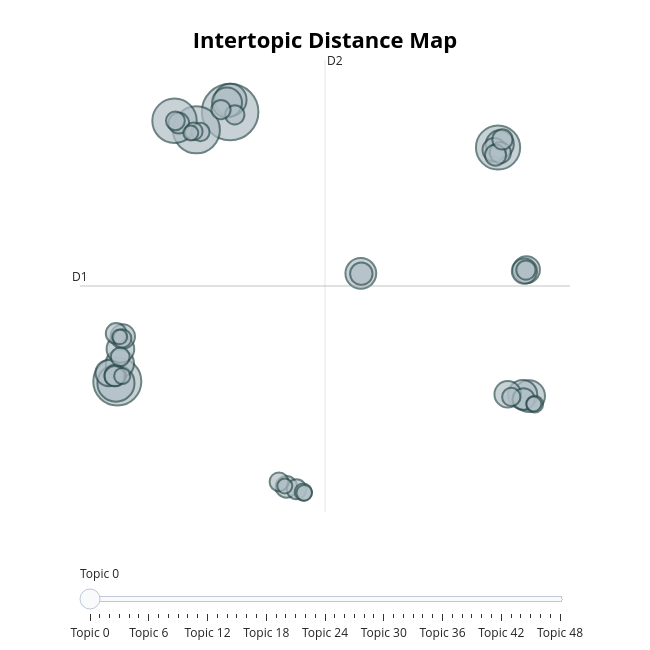

Source (notebook cell):
### Code cell
topic_model_no_place.visualize_topics()

### Figure 1 — Plotly figure (JSON) as saved in the notebook; plotly's stock layout.template omitted (floating-point values rounded to 4 significant figures; data arrays with more than 128 entries replaced by an {"elided": "..."} marker saying what was removed)
{"data": [{"customdata": {"elided": "49x3 mixed values"}, "hovertemplate": "<b>Topic %{customdata[0]}</b><br>%{customdata[1]}<br>Size: %{customdata[2]}", "legendgroup": "", "marker": {"color": "#B0BEC5", "line": {"color": "DarkSlateGrey", "width": 2}, "size": [172, 124, 119, 106, 105, 74, 56, 54, 51, 48, 46, 43, 42, 41, 39, 38, 37, 34, 32, 30, 27, 26, 25, 25, 24, 24, 23, 23, 22, 22, 21, 20, 20, 20, 19, 19, 19, 18, 18, 18, 17, 16, 15, 14, 13, 12, 12, 12, 12], "sizemode": "area", "sizeref": 0.1075, "symbol": "circle"}, "mode": "markers", "name": "", "orientation": "v", "showlegend": false, "type": "scatter", "x": [-2.766, -7.253, -4.108, -4.977, 7.893, -7.307, -2.754, 9.129, 2.434, -2.887, 8.871, -7.15, 7.964, -7.129, 9.022, 8.278, -7.597, 8.941, -7.035, 7.744, 2.453, 8.91, -7.331, -0.5241, 7.982, 7.792, -7.299, -4.806, 8.068, -7.36, -0.1231, -2.58, -3.129, 9.001, -7.137, -4.942, -0.8221, -7.055, -3.947, 8.419, -4.213, 0.1442, 9.352, -7.058, 0.1831, -4.33, -0.5899, 9.315, -7.158], "xaxis": "x", "y": [14.5, -0.9361, 13.48, 14.0, 12.47, -1.029, 15.2, -1.771, 5.26, 15.04, -1.682, 0.09313, 12.65, 0.931, 5.47, -1.663, -0.4487, 5.39, 1.642, 12.34, 5.242, -1.946, -0.5867, -6.969, 12.17, 12.04, 1.819, 13.86, 12.93, -0.6318, -7.105, 14.34, 14.64, 5.45, 0.4736, 13.99, -6.678, 1.534, 13.36, -1.818, 13.39, -7.266, -2.232, -0.6191, -7.311, 13.3, -6.923, -2.22, 1.622], "yaxis": "y"}], "layout": {"annotations": [{"showarrow": false, "text": "D1", "x": -8.737, "y": 4.536, "yshift": 10}, {"showarrow": false, "text": "D2", "x": 1.009, "xshift": 10, "y": 17.48}], "height": 650, "hoverlabel": {"bgcolor": "white", "font": {"family": "Rockwell", "size": 16}}, "legend": {"itemsizing": "constant", "tracegroupgap": 0}, "margin": {"t": 60}, "shapes": [{"line": {"color": "#CFD8DC", "width": 2}, "type": "line", "x0": 1.009, "x1": 1.009, "y0": -8.408, "y1": 17.48}, {"line": {"color": "#9E9E9E", "width": 2}, "type": "line", "x0": -8.737, "x1": 10.75, "y0": 4.536, "y1": 4.536}], "sliders": [{"active": 0, "pad": {"t": 50}, "steps": [{"args": [{"marker.color": [["red", "#B0BEC5", "#B0BEC5", "#B0BEC5", "#B0BEC5", "#B0BEC5", "#B0BEC5", "#B0BEC5", "#B0BEC5", "#B0BEC5", "#B0BEC5", "#B0BEC5", "#B0BEC5", "#B0BEC5", "#B0BEC5", "#B0BEC5", "#B0BEC5", "#B0BEC5", "#B0BEC5", "#B0BEC5", "#B0BEC5", "#B0BEC5", "#B0BEC5", "#B0BEC5", "#B0BEC5", "#B0BEC5", "#B0BEC5", "#B0BEC5", "#B0BEC5", "#B0BEC5", "#B0BEC5", "#B0BEC5", "#B0BEC5", "#B0BEC5", "#B0BEC5", "#B0BEC5", "#B0BEC5", "#B0BEC5", "#B0BEC5", "#B0BEC5", "#B0BEC5", "#B0BEC5", "#B0BEC5", "#B0BEC5", "#B0BEC5", "#B0BEC5", "#B0BEC5", "#B0BEC5", "#B0BEC5"]]}], "label": "Topic 0", "method": "update"}, {"args": [{"marker.color": [["#B0BEC5", "red", "#B0BEC5", "#B0BEC5", "#B0BEC5", "#B0BEC5", "#B0BEC5", "#B0BEC5", "#B0BEC5", "#B0BEC5", "#B0BEC5", "#B0BEC5", "#B0BEC5", "#B0BEC5", "#B0BEC5", "#B0BEC5", "#B0BEC5", "#B0BEC5", "#B0BEC5", "#B0BEC5", "#B0BEC5", "#B0BEC5", "#B0BEC5", "#B0BEC5", "#B0BEC5", "#B0BEC5", "#B0BEC5", "#B0BEC5", "#B0BEC5", "#B0BEC5", "#B0BEC5", "#B0BEC5", "#B0BEC5", "#B0BEC5", "#B0BEC5", "#B0BEC5", "#B0BEC5", "#B0BEC5", "#B0BEC5", "#B0BEC5", "#B0BEC5", "#B0BEC5", "#B0BEC5", "#B0BEC5", "#B0BEC5", "#B0BEC5", "#B0BEC5", "#B0BEC5", "#B0BEC5"]]}], "label": "Topic 1", "method": "update"}, {"args": [{"marker.color": [["#B0BEC5", "#B0BEC5", "red", "#B0BEC5", "#B0BEC5", "#B0BEC5", "#B0BEC5", "#B0BEC5", "#B0BEC5", "#B0BEC5", "#B0BEC5", "#B0BEC5", "#B0BEC5", "#B0BEC5", "#B0BEC5", "#B0BEC5", "#B0BEC5", "#B0BEC5", "#B0BEC5", "#B0BEC5", "#B0BEC5", "#B0BEC5", "#B0BEC5", "#B0BEC5", "#B0BEC5", "#B0BEC5", "#B0BEC5", "#B0BEC5", "#B0BEC5", "#B0BEC5", "#B0BEC5", "#B0BEC5", "#B0BEC5", "#B0BEC5", "#B0BEC5", "#B0BEC5", "#B0BEC5", "#B0BEC5", "#B0BEC5", "#B0BEC5", "#B0BEC5", "#B0BEC5", "#B0BEC5", "#B0BEC5", "#B0BEC5", "#B0BEC5", "#B0BEC5", "#B0BEC5", "#B0BEC5"]]}], "label": "Topic 2", "method": "update"}, {"args": [{"marker.color": [["#B0BEC5", "#B0BEC5", "#B0BEC5", "red", "#B0BEC5", "#B0BEC5", "#B0BEC5", "#B0BEC5", "#B0BEC5", "#B0BEC5", "#B0BEC5", "#B0BEC5", "#B0BEC5", "#B0BEC5", "#B0BEC5", "#B0BEC5", "#B0BEC5", "#B0BEC5", "#B0BEC5", "#B0BEC5", "#B0BEC5", "#B0BEC5", "#B0BEC5", "#B0BEC5", "#B0BEC5", "#B0BEC5", "#B0BEC5", "#B0BEC5", "#B0BEC5", "#B0BEC5", "#B0BEC5", "#B0BEC5", "#B0BEC5", "#B0BEC5", "#B0BEC5", "#B0BEC5", "#B0BEC5", "#B0BEC5", "#B0BEC5", "#B0BEC5", "#B0BEC5", "#B0BEC5", "#B0BEC5", "#B0BEC5", "#B0BEC5", "#B0BEC5", "#B0BEC5", "#B0BEC5", "#B0BEC5"]]}], "label": "Topic 3", "method": "update"}, {"args": [{"marker.color": [["#B0BEC5", "#B0BEC5", "#B0BEC5", "#B0BEC5", "red", "#B0BEC5", "#B0BEC5", "#B0BEC5", "#B0BEC5", "#B0BEC5", "#B0BEC5", "#B0BEC5", "#B0BEC5", "#B0BEC5", "#B0BEC5", "#B0BEC5", "#B0BEC5", "#B0BEC5", "#B0BEC5", "#B0BEC5", "#B0BEC5", "#B0BEC5", "#B0BEC5", "#B0BEC5", "#B0BEC5", "#B0BEC5", "#B0BEC5", "#B0BEC5", "#B0BEC5", "#B0BEC5", "#B0BEC5", "#B0BEC5", "#B0BEC5", "#B0BEC5", "#B0BEC5", "#B0BEC5", "#B0BEC5", "#B0BEC5", "#B0BEC5", "#B0BEC5", "#B0BEC5", "#B0BEC5", "#B0BEC5", "#B0BEC5", "#B0BEC5", "#B0BEC5", "#B0BEC5", "#B0BEC5", "#B0BEC5"]]}], "label": "Topic 4", "method": "update"}, {"args": [{"marker.color": [["#B0BEC5", "#B0BEC5", "#B0BEC5", "#B0BEC5", "#B0BEC5", "red", "#B0BEC5", "#B0BEC5", "#B0BEC5", "#B0BEC5", "#B0BEC5", "#B0BEC5", "#B0BEC5", "#B0BEC5", "#B0BEC5", "#B0BEC5", "#B0BEC5", "#B0BEC5", "#B0BEC5", "#B0BEC5", "#B0BEC5", "#B0BEC5", "#B0BEC5", "#B0BEC5", "#B0BEC5", "#B0BEC5", "#B0BEC5", "#B0BEC5", "#B0BEC5", "#B0BEC5", "#B0BEC5", "#B0BEC5", "#B0BEC5", "#B0BEC5", "#B0BEC5", "#B0BEC5", "#B0BEC5", "#B0BEC5", "#B0BEC5", "#B0BEC5", "#B0BEC5", "#B0BEC5", "#B0BEC5", "#B0BEC5", "#B0BEC5", "#B0BEC5", "#B0BEC5", "#B0BEC5", "#B0BEC5"]]}], "label": "Topic 5", "method": "update"}, {"args": [{"marker.color": [["#B0BEC5", "#B0BEC5", "#B0BEC5", "#B0BEC5", "#B0BEC5", "#B0BEC5", "red", "#B0BEC5", "#B0BEC5", "#B0BEC5", "#B0BEC5", "#B0BEC5", "#B0BEC5", "#B0BEC5", "#B0BEC5", "#B0BEC5", "#B0BEC5", "#B0BEC5", "#B0BEC5", "#B0BEC5", "#B0BEC5", "#B0BEC5", "#B0BEC5", "#B0BEC5", "#B0BEC5", "#B0BEC5", "#B0BEC5", "#B0BEC5", "#B0BEC5", "#B0BEC5", "#B0BEC5", "#B0BEC5", "#B0BEC5", "#B0BEC5", "#B0BEC5", "#B0BEC5", "#B0BEC5", "#B0BEC5", "#B0BEC5", "#B0BEC5", "#B0BEC5", "#B0BEC5", "#B0BEC5", "#B0BEC5", "#B0BEC5", "#B0BEC5", "#B0BEC5", "#B0BEC5", "#B0BEC5"]]}], "label": "Topic 6", "method": "update"}, {"args": [{"marker.color": [["#B0BEC5", "#B0BEC5", "#B0BEC5", "#B0BEC5", "#B0BEC5", "#B0BEC5", "#B0BEC5", "red", "#B0BEC5", "#B0BEC5", "#B0BEC5", "#B0BEC5", "#B0BEC5", "#B0BEC5", "#B0BEC5", "#B0BEC5", "#B0BEC5", "#B0BEC5", "#B0BEC5", "#B0BEC5", "#B0BEC5", "#B0BEC5", "#B0BEC5", "#B0BEC5", "#B0BEC5", "#B0BEC5", "#B0BEC5", "#B0BEC5", "#B0BEC5", "#B0BEC5", "#B0BEC5", "#B0BEC5", "#B0BEC5", "#B0BEC5", "#B0BEC5", "#B0BEC5", "#B0BEC5", "#B0BEC5", "#B0BEC5", "#B0BEC5", "#B0BEC5", "#B0BEC5", "#B0BEC5", "#B0BEC5", "#B0BEC5", "#B0BEC5", "#B0BEC5", "#B0BEC5", "#B0BEC5"]]}], "label": "Topic 7", "method": "update"}, {"args": [{"marker.color": [["#B0BEC5", "#B0BEC5", "#B0BEC5", "#B0BEC5", "#B0BEC5", "#B0BEC5", "#B0BEC5", "#B0BEC5", "red", "#B0BEC5", "#B0BEC5", "#B0BEC5", "#B0BEC5", "#B0BEC5", "#B0BEC5", "#B0BEC5", "#B0BEC5", "#B0BEC5", "#B0BEC5", "#B0BEC5", "#B0BEC5", "#B0BEC5", "#B0BEC5", "#B0BEC5", "#B0BEC5", "#B0BEC5", "#B0BEC5", "#B0BEC5", "#B0BEC5", "#B0BEC5", "#B0BEC5", "#B0BEC5", "#B0BEC5", "#B0BEC5", "#B0BEC5", "#B0BEC5", "#B0BEC5", "#B0BEC5", "#B0BEC5", "#B0BEC5", "#B0BEC5", "#B0BEC5", "#B0BEC5", "#B0BEC5", "#B0BEC5", "#B0BEC5", "#B0BEC5", "#B0BEC5", "#B0BEC5"]]}], "label": "Topic 8", "method": "update"}, {"args": [{"marker.color": [["#B0BEC5", "#B0BEC5", "#B0BEC5", "#B0BEC5", "#B0BEC5", "#B0BEC5", "#B0BEC5", "#B0BEC5", "#B0BEC5", "red", "#B0BEC5", "#B0BEC5", "#B0BEC5", "#B0BEC5", "#B0BEC5", "#B0BEC5", "#B0BEC5", "#B0BEC5", "#B0BEC5", "#B0BEC5", "#B0BEC5", "#B0BEC5", "#B0BEC5", "#B0BEC5", "#B0BEC5", "#B0BEC5", "#B0BEC5", "#B0BEC5", "#B0BEC5", "#B0BEC5", "#B0BEC5", "#B0BEC5", "#B0BEC5", "#B0BEC5", "#B0BEC5", "#B0BEC5", "#B0BEC5", "#B0BEC5", "#B0BEC5", "#B0BEC5", "#B0BEC5", "#B0BEC5", "#B0BEC5", "#B0BEC5", "#B0BEC5", "#B0BEC5", "#B0BEC5", "#B0BEC5", "#B0BEC5"]]}], "label": "Topic 9", "method": "update"}, {"args": [{"marker.color": [["#B0BEC5", "#B0BEC5", "#B0BEC5", "#B0BEC5", "#B0BEC5", "#B0BEC5", "#B0BEC5", "#B0BEC5", "#B0BEC5", "#B0BEC5", "red", "#B0BEC5", "#B0BEC5", "#B0BEC5", "#B0BEC5", "#B0BEC5", "#B0BEC5", "#B0BEC5", "#B0BEC5", "#B0BEC5", "#B0BEC5", "#B0BEC5", "#B0BEC5", "#B0BEC5", "#B0BEC5", "#B0BEC5", "#B0BEC5", "#B0BEC5", "#B0BEC5", "#B0BEC5", "#B0BEC5", "#B0BEC5", "#B0BEC5", "#B0BEC5", "#B0BEC5", "#B0BEC5", "#B0BEC5", "#B0BEC5", "#B0BEC5", "#B0BEC5", "#B0BEC5", "#B0BEC5", "#B0BEC5", "#B0BEC5", "#B0BEC5", "#B0BEC5", "#B0BEC5", "#B0BEC5", "#B0BEC5"]]}], "label": "Topic 10", "method": "update"}, {"args": [{"marker.color": [["#B0BEC5", "#B0BEC5", "#B0BEC5", "#B0BEC5", "#B0BEC5", "#B0BEC5", "#B0BEC5", "#B0BEC5", "#B0BEC5", "#B0BEC5", "#B0BEC5", "red", "#B0BEC5", "#B0BEC5", "#B0BEC5", "#B0BEC5", "#B0BEC5", "#B0BEC5", "#B0BEC5", "#B0BEC5", "#B0BEC5", "#B0BEC5", "#B0BEC5", "#B0BEC5", "#B0BEC5", "#B0BEC5", "#B0BEC5", "#B0BEC5", "#B0BEC5", "#B0BEC5", "#B0BEC5", "#B0BEC5", "#B0BEC5", "#B0BEC5", "#B0BEC5", "#B0BEC5", "#B0BEC5", "#B0BEC5", "#B0BEC5", "#B0BEC5", "#B0BEC5", "#B0BEC5", "#B0BEC5", "#B0BEC5", "#B0BEC5", "#B0BEC5", "#B0BEC5", "#B0BEC5", "#B0BEC5"]]}], "label": "Topic 11", "method": "update"}, {"args": [{"marker.color": [["#B0BEC5", "#B0BEC5", "#B0BEC5", "#B0BEC5", "#B0BEC5", "#B0BEC5", "#B0BEC5", "#B0BEC5", "#B0BEC5", "#B0BEC5", "#B0BEC5", "#B0BEC5", "red", "#B0BEC5", "#B0BEC5", "#B0BEC5", "#B0BEC5", "#B0BEC5", "#B0BEC5", "#B0BEC5", "#B0BEC5", "#B0BEC5", "#B0BEC5", "#B0BEC5", "#B0BEC5", "#B0BEC5", "#B0BEC5", "#B0BEC5", "#B0BEC5", "#B0BEC5", "#B0BEC5", "#B0BEC5", "#B0BEC5", "#B0BEC5", "#B0BEC5", "#B0BEC5", "#B0BEC5", "#B0BEC5", "#B0BEC5", "#B0BEC5", "#B0BEC5", "#B0BEC5", "#B0BEC5", "#B0BEC5", "#B0BEC5", "#B0BEC5", "#B0BEC5", "#B0BEC5", "#B0BEC5"]]}], "label": "Topic 12", "method": "update"}, {"args": [{"marker.color": [["#B0BEC5", "#B0BEC5", "#B0BEC5", "#B0BEC5", "#B0BEC5", "#B0BEC5", "#B0BEC5", "#B0BEC5", "#B0BEC5", "#B0BEC5", "#B0BEC5", "#B0BEC5", "#B0BEC5", "red", "#B0BEC5", "#B0BEC5", "#B0BEC5", "#B0BEC5", "#B0BEC5", "#B0BEC5", "#B0BEC5", "#B0BEC5", "#B0BEC5", "#B0BEC5", "#B0BEC5", "#B0BEC5", "#B0BEC5", "#B0BEC5", "#B0BEC5", "#B0BEC5", "#B0BEC5", "#B0BEC5", "#B0BEC5", "#B0BEC5", "#B0BEC5", "#B0BEC5", "#B0BEC5", "#B0BEC5", "#B0BEC5", "#B0BEC5", "#B0BEC5", "#B0BEC5", "#B0BEC5", "#B0BEC5", "#B0BEC5", "#B0BEC5", "#B0BEC5", "#B0BEC5", "#B0BEC5"]]}], "label": "Topic 13", "method": "update"}, {"args": [{"marker.color": [["#B0BEC5", "#B0BEC5", "#B0BEC5", "#B0BEC5", "#B0BEC5", "#B0BEC5", "#B0BEC5", "#B0BEC5", "#B0BEC5", "#B0BEC5", "#B0BEC5", "#B0BEC5", "#B0BEC5", "#B0BEC5", "red", "#B0BEC5", "#B0BEC5", "#B0BEC5", "#B0BEC5", "#B0BEC5", "#B0BEC5", "#B0BEC5", "#B0BEC5", "#B0BEC5", "#B0BEC5", "#B0BEC5", "#B0BEC5", "#B0BEC5", "#B0BEC5", "#B0BEC5", "#B0BEC5", "#B0BEC5", "#B0BEC5", "#B0BEC5", "#B0BEC5", "#B0BEC5", "#B0BEC5", "#B0BEC5", "#B0BEC5", "#B0BEC5", "#B0BEC5", "#B0BEC5", "#B0BEC5", "#B0BEC5", "#B0BEC5", "#B0BEC5", "#B0BEC5", "#B0BEC5", "#B0BEC5"]]}], "label": "Topic 14", "method": "update"}, {"args": [{"marker.color": [["#B0BEC5", "#B0BEC5", "#B0BEC5", "#B0BEC5", "#B0BEC5", "#B0BEC5", "#B0BEC5", "#B0BEC5", "#B0BEC5", "#B0BEC5", "#B0BEC5", "#B0BEC5", "#B0BEC5", "#B0BEC5", "#B0BEC5", "red", "#B0BEC5", "#B0BEC5", "#B0BEC5", "#B0BEC5", "#B0BEC5", "#B0BEC5", "#B0BEC5", "#B0BEC5", "#B0BEC5", "#B0BEC5", "#B0BEC5", "#B0BEC5", "#B0BEC5", "#B0BEC5", "#B0BEC5", "#B0BEC5", "#B0BEC5", "#B0BEC5", "#B0BEC5", "#B0BEC5", "#B0BEC5", "#B0BEC5", "#B0BEC5", "#B0BEC5", "#B0BEC5", "#B0BEC5", "#B0BEC5", "#B0BEC5", "#B0BEC5", "#B0BEC5", "#B0BEC5", "#B0BEC5", "#B0BEC5"]]}], "label": "Topic 15", "method": "update"}, {"args": [{"marker.color": [["#B0BEC5", "#B0BEC5", "#B0BEC5", "#B0BEC5", "#B0BEC5", "#B0BEC5", "#B0BEC5", "#B0BEC5", "#B0BEC5", "#B0BEC5", "#B0BEC5", "#B0BEC5", "#B0BEC5", "#B0BEC5", "#B0BEC5", "#B0BEC5", "red", "#B0BEC5", "#B0BEC5", "#B0BEC5", "#B0BEC5", "#B0BEC5", "#B0BEC5", "#B0BEC5", "#B0BEC5", "#B0BEC5", "#B0BEC5", "#B0BEC5", "#B0BEC5", "#B0BEC5", "#B0BEC5", "#B0BEC5", "#B0BEC5", "#B0BEC5", "#B0BEC5", "#B0BEC5", "#B0BEC5", "#B0BEC5", "#B0BEC5", "#B0BEC5", "#B0BEC5", "#B0BEC5", "#B0BEC5", "#B0BEC5", "#B0BEC5", "#B0BEC5", "#B0BEC5", "#B0BEC5", "#B0BEC5"]]}], "label": "Topic 16", "method": "update"}, {"args": [{"marker.color": [["#B0BEC5", "#B0BEC5", "#B0BEC5", "#B0BEC5", "#B0BEC5", "#B0BEC5", "#B0BEC5", "#B0BEC5", "#B0BEC5", "#B0BEC5", "#B0BEC5", "#B0BEC5", "#B0BEC5", "#B0BEC5", "#B0BEC5", "#B0BEC5", "#B0BEC5", "red", "#B0BEC5", "#B0BEC5", "#B0BEC5", "#B0BEC5", "#B0BEC5", "#B0BEC5", "#B0BEC5", "#B0BEC5", "#B0BEC5", "#B0BEC5", "#B0BEC5", "#B0BEC5", "#B0BEC5", "#B0BEC5", "#B0BEC5", "#B0BEC5", "#B0BEC5", "#B0BEC5", "#B0BEC5", "#B0BEC5", "#B0BEC5", "#B0BEC5", "#B0BEC5", "#B0BEC5", "#B0BEC5", "#B0BEC5", "#B0BEC5", "#B0BEC5", "#B0BEC5", "#B0BEC5", "#B0BEC5"]]}], "label": "Topic 17", "method": "update"}, {"args": [{"marker.color": [["#B0BEC5", "#B0BEC5", "#B0BEC5", "#B0BEC5", "#B0BEC5", "#B0BEC5", "#B0BEC5", "#B0BEC5", "#B0BEC5", "#B0BEC5", "#B0BEC5", "#B0BEC5", "#B0BEC5", "#B0BEC5", "#B0BEC5", "#B0BEC5", "#B0BEC5", "#B0BEC5", "red", "#B0BEC5", "#B0BEC5", "#B0BEC5", "#B0BEC5", "#B0BEC5", "#B0BEC5", "#B0BEC5", "#B0BEC5", "#B0BEC5", "#B0BEC5", "#B0BEC5", "#B0BEC5", "#B0BEC5", "#B0BEC5", "#B0BEC5", "#B0BEC5", "#B0BEC5", "#B0BEC5", "#B0BEC5", "#B0BEC5", "#B0BEC5", "#B0BEC5", "#B0BEC5", "#B0BEC5", "#B0BEC5", "#B0BEC5", "#B0BEC5", "#B0BEC5", "#B0BEC5", "#B0BEC5"]]}], "label": "Topic 18", "method": "update"}, {"args": [{"marker.color": [["#B0BEC5", "#B0BEC5", "#B0BEC5", "#B0BEC5", "#B0BEC5", "#B0BEC5", "#B0BEC5", "#B0BEC5", "#B0BEC5", "#B0BEC5", "#B0BEC5", "#B0BEC5", "#B0BEC5", "#B0BEC5", "#B0BEC5", "#B0BEC5", "#B0BEC5", "#B0BEC5", "#B0BEC5", "red", "#B0BEC5", "#B0BEC5", "#B0BEC5", "#B0BEC5", "#B0BEC5", "#B0BEC5", "#B0BEC5", "#B0BEC5", "#B0BEC5", "#B0BEC5", "#B0BEC5", "#B0BEC5", "#B0BEC5", "#B0BEC5", "#B0BEC5", "#B0BEC5", "#B0BEC5", "#B0BEC5", "#B0BEC5", "#B0BEC5", "#B0BEC5", "#B0BEC5", "#B0BEC5", "#B0BEC5", "#B0BEC5", "#B0BEC5", "#B0BEC5", "#B0BEC5", "#B0BEC5"]]}], "label": "Topic 19", "method": "update"}, {"args": [{"marker.color": [["#B0BEC5", "#B0BEC5", "#B0BEC5", "#B0BEC5", "#B0BEC5", "#B0BEC5", "#B0BEC5", "#B0BEC5", "#B0BEC5", "#B0BEC5", "#B0BEC5", "#B0BEC5", "#B0BEC5", "#B0BEC5", "#B0BEC5", "#B0BEC5", "#B0BEC5", "#B0BEC5", "#B0BEC5", "#B0BEC5", "red", "#B0BEC5", "#B0BEC5", "#B0BEC5", "#B0BEC5", "#B0BEC5", "#B0BEC5", "#B0BEC5", "#B0BEC5", "#B0BEC5", "#B0BEC5", "#B0BEC5", "#B0BEC5", "#B0BEC5", "#B0BEC5", "#B0BEC5", "#B0BEC5", "#B0BEC5", "#B0BEC5", "#B0BEC5", "#B0BEC5", "#B0BEC5", "#B0BEC5", "#B0BEC5", "#B0BEC5", "#B0BEC5", "#B0BEC5", "#B0BEC5", "#B0BEC5"]]}], "label": "Topic 20", "method": "update"}, {"args": [{"marker.color": [["#B0BEC5", "#B0BEC5", "#B0BEC5", "#B0BEC5", "#B0BEC5", "#B0BEC5", "#B0BEC5", "#B0BEC5", "#B0BEC5", "#B0BEC5", "#B0BEC5", "#B0BEC5", "#B0BEC5", "#B0BEC5", "#B0BEC5", "#B0BEC5", "#B0BEC5", "#B0BEC5", "#B0BEC5", "#B0BEC5", "#B0BEC5", "red", "#B0BEC5", "#B0BEC5", "#B0BEC5", "#B0BEC5", "#B0BEC5", "#B0BEC5", "#B0BEC5", "#B0BEC5", "#B0BEC5", "#B0BEC5", "#B0BEC5", "#B0BEC5", "#B0BEC5", "#B0BEC5", "#B0BEC5", "#B0BEC5", "#B0BEC5", "#B0BEC5", "#B0BEC5", "#B0BEC5", "#B0BEC5", "#B0BEC5", "#B0BEC5", "#B0BEC5", "#B0BEC5", "#B0BEC5", "#B0BEC5"]]}], "label": "Topic 21", "method": "update"}, {"args": [{"marker.color": [["#B0BEC5", "#B0BEC5", "#B0BEC5", "#B0BEC5", "#B0BEC5", "#B0BEC5", "#B0BEC5", "#B0BEC5", "#B0BEC5", "#B0BEC5", "#B0BEC5", "#B0BEC5", "#B0BEC5", "#B0BEC5", "#B0BEC5", "#B0BEC5", "#B0BEC5", "#B0BEC5", "#B0BEC5", "#B0BEC5", "#B0BEC5", "#B0BEC5", "red", "#B0BEC5", "#B0BEC5", "#B0BEC5", "#B0BEC5", "#B0BEC5", "#B0BEC5", "#B0BEC5", "#B0BEC5", "#B0BEC5", "#B0BEC5", "#B0BEC5", "#B0BEC5", "#B0BEC5", "#B0BEC5", "#B0BEC5", "#B0BEC5", "#B0BEC5", "#B0BEC5", "#B0BEC5", "#B0BEC5", "#B0BEC5", "#B0BEC5", "#B0BEC5", "#B0BEC5", "#B0BEC5", "#B0BEC5"]]}], "label": "Topic 22", "method": "update"}, {"args": [{"marker.color": [["#B0BEC5", "#B0BEC5", "#B0BEC5", "#B0BEC5", "#B0BEC5", "#B0BEC5", "#B0BEC5", "#B0BEC5", "#B0BEC5", "#B0BEC5", "#B0BEC5", "#B0BEC5", "#B0BEC5", "#B0BEC5", "#B0BEC5", "#B0BEC5", "#B0BEC5", "#B0BEC5", "#B0BEC5", "#B0BEC5", "#B0BEC5", "#B0BEC5", "#B0BEC5", "red", "#B0BEC5", "#B0BEC5", "#B0BEC5", "#B0BEC5", "#B0BEC5", "#B0BEC5", "#B0BEC5", "#B0BEC5", "#B0BEC5", "#B0BEC5", "#B0BEC5", "#B0BEC5", "#B0BEC5", "#B0BEC5", "#B0BEC5", "#B0BEC5", "#B0BEC5", "#B0BEC5", "#B0BEC5", "#B0BEC5", "#B0BEC5", "#B0BEC5", "#B0BEC5", "#B0BEC5", "#B0BEC5"]]}], "label": "Topic 23", "method": "update"}, {"args": [{"marker.color": [["#B0BEC5", "#B0BEC5", "#B0BEC5", "#B0BEC5", "#B0BEC5", "#B0BEC5", "#B0BEC5", "#B0BEC5", "#B0BEC5", "#B0BEC5", "#B0BEC5", "#B0BEC5", "#B0BEC5", "#B0BEC5", "#B0BEC5", "#B0BEC5", "#B0BEC5", "#B0BEC5", "#B0BEC5", "#B0BEC5", "#B0BEC5", "#B0BEC5", "#B0BEC5", "#B0BEC5", "red", "#B0BEC5", "#B0BEC5", "#B0BEC5", "#B0BEC5", "#B0BEC5", "#B0BEC5", "#B0BEC5", "#B0BEC5", "#B0BEC5", "#B0BEC5", "#B0BEC5", "#B0BEC5", "#B0BEC5", "#B0BEC5", "#B0BEC5", "#B0BEC5", "#B0BEC5", "#B0BEC5", "#B0BEC5", "#B0BEC5", "#B0BEC5", "#B0BEC5", "#B0BEC5", "#B0BEC5"]]}], "label": "Topic 24", "method": "update"}, {"args": [{"marker.color": [["#B0BEC5", "#B0BEC5", "#B0BEC5", "#B0BEC5", "#B0BEC5", "#B0BEC5", "#B0BEC5", "#B0BEC5", "#B0BEC5", "#B0BEC5", "#B0BEC5", "#B0BEC5", "#B0BEC5", "#B0BEC5", "#B0BEC5", "#B0BEC5", "#B0BEC5", "#B0BEC5", "#B0BEC5", "#B0BEC5", "#B0BEC5", "#B0BEC5", "#B0BEC5", "#B0BEC5", "#B0BEC5", "red", "#B0BEC5", "#B0BEC5", "#B0BEC5", "#B0BEC5", "#B0BEC5", "#B0BEC5", "#B0BEC5", "#B0BEC5", "#B0BEC5", "#B0BEC5", "#B0BEC5", "#B0BEC5", "#B0BEC5", "#B0BEC5", "#B0BEC5", "#B0BEC5", "#B0BEC5", "#B0BEC5", "#B0BEC5", "#B0BEC5", "#B0BEC5", "#B0BEC5", "#B0BEC5"]]}], "label": "Topic 25", "method": "update"}, {"args": [{"marker.color": [["#B0BEC5", "#B0BEC5", "#B0BEC5", "#B0BEC5", "#B0BEC5", "#B0BEC5", "#B0BEC5", "#B0BEC5", "#B0BEC5", "#B0BEC5", "#B0BEC5", "#B0BEC5", "#B0BEC5", "#B0BEC5", "#B0BEC5", "#B0BEC5", "#B0BEC5", "#B0BEC5", "#B0BEC5", "#B0BEC5", "#B0BEC5", "#B0BEC5", "#B0BEC5", "#B0BEC5", "#B0BEC5", "#B0BEC5", "red", "#B0BEC5", "#B0BEC5", "#B0BEC5", "#B0BEC5", "#B0BEC5", "#B0BEC5", "#B0BEC5", "#B0BEC5", "#B0BEC5", "#B0BEC5", "#B0BEC5", "#B0BEC5", "#B0BEC5", "#B0BEC5", "#B0BEC5", "#B0BEC5", "#B0BEC5", "#B0BEC5", "#B0BEC5", "#B0BEC5", "#B0BEC5", "#B0BEC5"]]}], "label": "Topic 26", "method": "update"}, {"args": [{"marker.color": [["#B0BEC5", "#B0BEC5", "#B0BEC5", "#B0BEC5", "#B0BEC5", "#B0BEC5", "#B0BEC5", "#B0BEC5", "#B0BEC5", "#B0BEC5", "#B0BEC5", "#B0BEC5", "#B0BEC5", "#B0BEC5", "#B0BEC5", "#B0BEC5", "#B0BEC5", "#B0BEC5", "#B0BEC5", "#B0BEC5", "#B0BEC5", "#B0BEC5", "#B0BEC5", "#B0BEC5", "#B0BEC5", "#B0BEC5", "#B0BEC5", "red", "#B0BEC5", "#B0BEC5", "#B0BEC5", "#B0BEC5", "#B0BEC5", "#B0BEC5", "#B0BEC5", "#B0BEC5", "#B0BEC5", "#B0BEC5", "#B0BEC5", "#B0BEC5", "#B0BEC5", "#B0BEC5", "#B0BEC5", "#B0BEC5", "#B0BEC5", "#B0BEC5", "#B0BEC5", "#B0BEC5", "#B0BEC5"]]}], "label": "Topic 27", "method": "update"}, {"args": [{"marker.color": [["#B0BEC5", "#B0BEC5", "#B0BEC5", "#B0BEC5", "#B0BEC5", "#B0BEC5", "#B0BEC5", "#B0BEC5", "#B0BEC5", "#B0BEC5", "#B0BEC5", "#B0BEC5", "#B0BEC5", "#B0BEC5", "#B0BEC5", "#B0BEC5", "#B0BEC5", "#B0BEC5", "#B0BEC5", "#B0BEC5", "#B0BEC5", "#B0BEC5", "#B0BEC5", "#B0BEC5", "#B0BEC5", "#B0BEC5", "#B0BEC5", "#B0BEC5", "red", "#B0BEC5", "#B0BEC5", "#B0BEC5", "#B0BEC5", "#B0BEC5", "#B0BEC5", "#B0BEC5", "#B0BEC5", "#B0BEC5", "#B0BEC5", "#B0BEC5", "#B0BEC5", "#B0BEC5", "#B0BEC5", "#B0BEC5", "#B0BEC5", "#B0BEC5", "#B0BEC5", "#B0BEC5", "#B0BEC5"]]}], "label": "Topic 28", "method": "update"}, {"args": [{"marker.color": [["#B0BEC5", "#B0BEC5", "#B0BEC5", "#B0BEC5", "#B0BEC5", "#B0BEC5", "#B0BEC5", "#B0BEC5", "#B0BEC5", "#B0BEC5", "#B0BEC5", "#B0BEC5", "#B0BEC5", "#B0BEC5", "#B0BEC5", "#B0BEC5", "#B0BEC5", "#B0BEC5", "#B0BEC5", "#B0BEC5", "#B0BEC5", "#B0BEC5", "#B0BEC5", "#B0BEC5", "#B0BEC5", "#B0BEC5", "#B0BEC5", "#B0BEC5", "#B0BEC5", "red", "#B0BEC5", "#B0BEC5", "#B0BEC5", "#B0BEC5", "#B0BEC5", "#B0BEC5", "#B0BEC5", "#B0BEC5", "#B0BEC5", "#B0BEC5", "#B0BEC5", "#B0BEC5", "#B0BEC5", "#B0BEC5", "#B0BEC5", "#B0BEC5", "#B0BEC5", "#B0BEC5", "#B0BEC5"]]}], "label": "Topic 29", "method": "update"}, {"args": [{"marker.color": [["#B0BEC5", "#B0BEC5", "#B0BEC5", "#B0BEC5", "#B0BEC5", "#B0BEC5", "#B0BEC5", "#B0BEC5", "#B0BEC5", "#B0BEC5", "#B0BEC5", "#B0BEC5", "#B0BEC5", "#B0BEC5", "#B0BEC5", "#B0BEC5", "#B0BEC5", "#B0BEC5", "#B0BEC5", "#B0BEC5", "#B0BEC5", "#B0BEC5", "#B0BEC5", "#B0BEC5", "#B0BEC5", "#B0BEC5", "#B0BEC5", "#B0BEC5", "#B0BEC5", "#B0BEC5", "red", "#B0BEC5", "#B0BEC5", "#B0BEC5", "#B0BEC5", "#B0BEC5", "#B0BEC5", "#B0BEC5", "#B0BEC5", "#B0BEC5", "#B0BEC5", "#B0BEC5", "#B0BEC5", "#B0BEC5", "#B0BEC5", "#B0BEC5", "#B0BEC5", "#B0BEC5", "#B0BEC5"]]}], "label": "Topic 30", "method": "update"}, {"args": [{"marker.color": [["#B0BEC5", "#B0BEC5", "#B0BEC5", "#B0BEC5", "#B0BEC5", "#B0BEC5", "#B0BEC5", "#B0BEC5", "#B0BEC5", "#B0BEC5", "#B0BEC5", "#B0BEC5", "#B0BEC5", "#B0BEC5", "#B0BEC5", "#B0BEC5", "#B0BEC5", "#B0BEC5", "#B0BEC5", "#B0BEC5", "#B0BEC5", "#B0BEC5", "#B0BEC5", "#B0BEC5", "#B0BEC5", "#B0BEC5", "#B0BEC5", "#B0BEC5", "#B0BEC5", "#B0BEC5", "#B0BEC5", "red", "#B0BEC5", "#B0BEC5", "#B0BEC5", "#B0BEC5", "#B0BEC5", "#B0BEC5", "#B0BEC5", "#B0BEC5", "#B0BEC5", "#B0BEC5", "#B0BEC5", "#B0BEC5", "#B0BEC5", "#B0BEC5", "#B0BEC5", "#B0BEC5", "#B0BEC5"]]}], "label": "Topic 31", "method": "update"}, {"args": [{"marker.color": [["#B0BEC5", "#B0BEC5", "#B0BEC5", "#B0BEC5", "#B0BEC5", "#B0BEC5", "#B0BEC5", "#B0BEC5", "#B0BEC5", "#B0BEC5", "#B0BEC5", "#B0BEC5", "#B0BEC5", "#B0BEC5", "#B0BEC5", "#B0BEC5", "#B0BEC5", "#B0BEC5", "#B0BEC5", "#B0BEC5", "#B0BEC5", "#B0BEC5", "#B0BEC5", "#B0BEC5", "#B0BEC5", "#B0BEC5", "#B0BEC5", "#B0BEC5", "#B0BEC5", "#B0BEC5", "#B0BEC5", "#B0BEC5", "red", "#B0BEC5", "#B0BEC5", "#B0BEC5", "#B0BEC5", "#B0BEC5", "#B0BEC5", "#B0BEC5", "#B0BEC5", "#B0BEC5", "#B0BEC5", "#B0BEC5", "#B0BEC5", "#B0BEC5", "#B0BEC5", "#B0BEC5", "#B0BEC5"]]}], "label": "Topic 32", "method": "update"}, {"args": [{"marker.color": [["#B0BEC5", "#B0BEC5", "#B0BEC5", "#B0BEC5", "#B0BEC5", "#B0BEC5", "#B0BEC5", "#B0BEC5", "#B0BEC5", "#B0BEC5", "#B0BEC5", "#B0BEC5", "#B0BEC5", "#B0BEC5", "#B0BEC5", "#B0BEC5", "#B0BEC5", "#B0BEC5", "#B0BEC5", "#B0BEC5", "#B0BEC5", "#B0BEC5", "#B0BEC5", "#B0BEC5", "#B0BEC5", "#B0BEC5", "#B0BEC5", "#B0BEC5", "#B0BEC5", "#B0BEC5", "#B0BEC5", "#B0BEC5", "#B0BEC5", "red", "#B0BEC5", "#B0BEC5", "#B0BEC5", "#B0BEC5", "#B0BEC5", "#B0BEC5", "#B0BEC5", "#B0BEC5", "#B0BEC5", "#B0BEC5", "#B0BEC5", "#B0BEC5", "#B0BEC5", "#B0BEC5", "#B0BEC5"]]}], "label": "Topic 33", "method": "update"}, {"args": [{"marker.color": [["#B0BEC5", "#B0BEC5", "#B0BEC5", "#B0BEC5", "#B0BEC5", "#B0BEC5", "#B0BEC5", "#B0BEC5", "#B0BEC5", "#B0BEC5", "#B0BEC5", "#B0BEC5", "#B0BEC5", "#B0BEC5", "#B0BEC5", "#B0BEC5", "#B0BEC5", "#B0BEC5", "#B0BEC5", "#B0BEC5", "#B0BEC5", "#B0BEC5", "#B0BEC5", "#B0BEC5", "#B0BEC5", "#B0BEC5", "#B0BEC5", "#B0BEC5", "#B0BEC5", "#B0BEC5", "#B0BEC5", "#B0BEC5", "#B0BEC5", "#B0BEC5", "red", "#B0BEC5", "#B0BEC5", "#B0BEC5", "#B0BEC5", "#B0BEC5", "#B0BEC5", "#B0BEC5", "#B0BEC5", "#B0BEC5", "#B0BEC5", "#B0BEC5", "#B0BEC5", "#B0BEC5", "#B0BEC5"]]}], "label": "Topic 34", "method": "update"}, {"args": [{"marker.color": [["#B0BEC5", "#B0BEC5", "#B0BEC5", "#B0BEC5", "#B0BEC5", "#B0BEC5", "#B0BEC5", "#B0BEC5", "#B0BEC5", "#B0BEC5", "#B0BEC5", "#B0BEC5", "#B0BEC5", "#B0BEC5", "#B0BEC5", "#B0BEC5", "#B0BEC5", "#B0BEC5", "#B0BEC5", "#B0BEC5", "#B0BEC5", "#B0BEC5", "#B0BEC5", "#B0BEC5", "#B0BEC5", "#B0BEC5", "#B0BEC5", "#B0BEC5", "#B0BEC5", "#B0BEC5", "#B0BEC5", "#B0BEC5", "#B0BEC5", "#B0BEC5", "#B0BEC5", "red", "#B0BEC5", "#B0BEC5", "#B0BEC5", "#B0BEC5", "#B0BEC5", "#B0BEC5", "#B0BEC5", "#B0BEC5", "#B0BEC5", "#B0BEC5", "#B0BEC5", "#B0BEC5", "#B0BEC5"]]}], "label": "Topic 35", "method": "update"}, {"args": [{"marker.color": [["#B0BEC5", "#B0BEC5", "#B0BEC5", "#B0BEC5", "#B0BEC5", "#B0BEC5", "#B0BEC5", "#B0BEC5", "#B0BEC5", "#B0BEC5", "#B0BEC5", "#B0BEC5", "#B0BEC5", "#B0BEC5", "#B0BEC5", "#B0BEC5", "#B0BEC5", "#B0BEC5", "#B0BEC5", "#B0BEC5", "#B0BEC5", "#B0BEC5", "#B0BEC5", "#B0BEC5", "#B0BEC5", "#B0BEC5", "#B0BEC5", "#B0BEC5", "#B0BEC5", "#B0BEC5", "#B0BEC5", "#B0BEC5", "#B0BEC5", "#B0BEC5", "#B0BEC5", "#B0BEC5", "red", "#B0BEC5", "#B0BEC5", "#B0BEC5", "#B0BEC5", "#B0BEC5", "#B0BEC5", "#B0BEC5", "#B0BEC5", "#B0BEC5", "#B0BEC5", "#B0BEC5", "#B0BEC5"]]}], "label": "Topic 36", "method": "update"}, {"args": [{"marker.color": [["#B0BEC5", "#B0BEC5", "#B0BEC5", "#B0BEC5", "#B0BEC5", "#B0BEC5", "#B0BEC5", "#B0BEC5", "#B0BEC5", "#B0BEC5", "#B0BEC5", "#B0BEC5", "#B0BEC5", "#B0BEC5", "#B0BEC5", "#B0BEC5", "#B0BEC5", "#B0BEC5", "#B0BEC5", "#B0BEC5", "#B0BEC5", "#B0BEC5", "#B0BEC5", "#B0BEC5", "#B0BEC5", "#B0BEC5", "#B0BEC5", "#B0BEC5", "#B0BEC5", "#B0BEC5", "#B0BEC5", "#B0BEC5", "#B0BEC5", "#B0BEC5", "#B0BEC5", "#B0BEC5", "#B0BEC5", "red", "#B0BEC5", "#B0BEC5", "#B0BEC5", "#B0BEC5", "#B0BEC5", "#B0BEC5", "#B0BEC5", "#B0BEC5", "#B0BEC5", "#B0BEC5", "#B0BEC5"]]}], "label": "Topic 37", "method": "update"}, {"args": [{"marker.color": [["#B0BEC5", "#B0BEC5", "#B0BEC5", "#B0BEC5", "#B0BEC5", "#B0BEC5", "#B0BEC5", "#B0BEC5", "#B0BEC5", "#B0BEC5", "#B0BEC5", "#B0BEC5", "#B0BEC5", "#B0BEC5", "#B0BEC5", "#B0BEC5", "#B0BEC5", "#B0BEC5", "#B0BEC5", "#B0BEC5", "#B0BEC5", "#B0BEC5", "#B0BEC5", "#B0BEC5", "#B0BEC5", "#B0BEC5", "#B0BEC5", "#B0BEC5", "#B0BEC5", "#B0BEC5", "#B0BEC5", "#B0BEC5", "#B0BEC5", "#B0BEC5", "#B0BEC5", "#B0BEC5", "#B0BEC5", "#B0BEC5", "red", "#B0BEC5", "#B0BEC5", "#B0BEC5", "#B0BEC5", "#B0BEC5", "#B0BEC5", "#B0BEC5", "#B0BEC5", "#B0BEC5", "#B0BEC5"]]}], "label": "Topic 38", "method": "update"}, {"args": [{"marker.color": [["#B0BEC5", "#B0BEC5", "#B0BEC5", "#B0BEC5", "#B0BEC5", "#B0BEC5", "#B0BEC5", "#B0BEC5", "#B0BEC5", "#B0BEC5", "#B0BEC5", "#B0BEC5", "#B0BEC5", "#B0BEC5", "#B0BEC5", "#B0BEC5", "#B0BEC5", "#B0BEC5", "#B0BEC5", "#B0BEC5", "#B0BEC5", "#B0BEC5", "#B0BEC5", "#B0BEC5", "#B0BEC5", "#B0BEC5", "#B0BEC5", "#B0BEC5", "#B0BEC5", "#B0BEC5", "#B0BEC5", "#B0BEC5", "#B0BEC5", "#B0BEC5", "#B0BEC5", "#B0BEC5", "#B0BEC5", "#B0BEC5", "#B0BEC5", "red", "#B0BEC5", "#B0BEC5", "#B0BEC5", "#B0BEC5", "#B0BEC5", "#B0BEC5", "#B0BEC5", "#B0BEC5", "#B0BEC5"]]}], "label": "Topic 39", "method": "update"}, {"args": [{"marker.color": [["#B0BEC5", "#B0BEC5", "#B0BEC5", "#B0BEC5", "#B0BEC5", "#B0BEC5", "#B0BEC5", "#B0BEC5", "#B0BEC5", "#B0BEC5", "#B0BEC5", "#B0BEC5", "#B0BEC5", "#B0BEC5", "#B0BEC5", "#B0BEC5", "#B0BEC5", "#B0BEC5", "#B0BEC5", "#B0BEC5", "#B0BEC5", "#B0BEC5", "#B0BEC5", "#B0BEC5", "#B0BEC5", "#B0BEC5", "#B0BEC5", "#B0BEC5", "#B0BEC5", "#B0BEC5", "#B0BEC5", "#B0BEC5", "#B0BEC5", "#B0BEC5", "#B0BEC5", "#B0BEC5", "#B0BEC5", "#B0BEC5", "#B0BEC5", "#B0BEC5", "red", "#B0BEC5", "#B0BEC5", "#B0BEC5", "#B0BEC5", "#B0BEC5", "#B0BEC5", "#B0BEC5", "#B0BEC5"]]}], "label": "Topic 40", "method": "update"}, {"args": [{"marker.color": [["#B0BEC5", "#B0BEC5", "#B0BEC5", "#B0BEC5", "#B0BEC5", "#B0BEC5", "#B0BEC5", "#B0BEC5", "#B0BEC5", "#B0BEC5", "#B0BEC5", "#B0BEC5", "#B0BEC5", "#B0BEC5", "#B0BEC5", "#B0BEC5", "#B0BEC5", "#B0BEC5", "#B0BEC5", "#B0BEC5", "#B0BEC5", "#B0BEC5", "#B0BEC5", "#B0BEC5", "#B0BEC5", "#B0BEC5", "#B0BEC5", "#B0BEC5", "#B0BEC5", "#B0BEC5", "#B0BEC5", "#B0BEC5", "#B0BEC5", "#B0BEC5", "#B0BEC5", "#B0BEC5", "#B0BEC5", "#B0BEC5", "#B0BEC5", "#B0BEC5", "#B0BEC5", "red", "#B0BEC5", "#B0BEC5", "#B0BEC5", "#B0BEC5", "#B0BEC5", "#B0BEC5", "#B0BEC5"]]}], "label": "Topic 41", "method": "update"}, {"args": [{"marker.color": [["#B0BEC5", "#B0BEC5", "#B0BEC5", "#B0BEC5", "#B0BEC5", "#B0BEC5", "#B0BEC5", "#B0BEC5", "#B0BEC5", "#B0BEC5", "#B0BEC5", "#B0BEC5", "#B0BEC5", "#B0BEC5", "#B0BEC5", "#B0BEC5", "#B0BEC5", "#B0BEC5", "#B0BEC5", "#B0BEC5", "#B0BEC5", "#B0BEC5", "#B0BEC5", "#B0BEC5", "#B0BEC5", "#B0BEC5", "#B0BEC5", "#B0BEC5", "#B0BEC5", "#B0BEC5", "#B0BEC5", "#B0BEC5", "#B0BEC5", "#B0BEC5", "#B0BEC5", "#B0BEC5", "#B0BEC5", "#B0BEC5", "#B0BEC5", "#B0BEC5", "#B0BEC5", "#B0BEC5", "red", "#B0BEC5", "#B0BEC5", "#B0BEC5", "#B0BEC5", "#B0BEC5", "#B0BEC5"]]}], "label": "Topic 42", "method": "update"}, {"args": [{"marker.color": [["#B0BEC5", "#B0BEC5", "#B0BEC5", "#B0BEC5", "#B0BEC5", "#B0BEC5", "#B0BEC5", "#B0BEC5", "#B0BEC5", "#B0BEC5", "#B0BEC5", "#B0BEC5", "#B0BEC5", "#B0BEC5", "#B0BEC5", "#B0BEC5", "#B0BEC5", "#B0BEC5", "#B0BEC5", "#B0BEC5", "#B0BEC5", "#B0BEC5", "#B0BEC5", "#B0BEC5", "#B0BEC5", "#B0BEC5", "#B0BEC5", "#B0BEC5", "#B0BEC5", "#B0BEC5", "#B0BEC5", "#B0BEC5", "#B0BEC5", "#B0BEC5", "#B0BEC5", "#B0BEC5", "#B0BEC5", "#B0BEC5", "#B0BEC5", "#B0BEC5", "#B0BEC5", "#B0BEC5", "#B0BEC5", "red", "#B0BEC5", "#B0BEC5", "#B0BEC5", "#B0BEC5", "#B0BEC5"]]}], "label": "Topic 43", "method": "update"}, {"args": [{"marker.color": [["#B0BEC5", "#B0BEC5", "#B0BEC5", "#B0BEC5", "#B0BEC5", "#B0BEC5", "#B0BEC5", "#B0BEC5", "#B0BEC5", "#B0BEC5", "#B0BEC5", "#B0BEC5", "#B0BEC5", "#B0BEC5", "#B0BEC5", "#B0BEC5", "#B0BEC5", "#B0BEC5", "#B0BEC5", "#B0BEC5", "#B0BEC5", "#B0BEC5", "#B0BEC5", "#B0BEC5", "#B0BEC5", "#B0BEC5", "#B0BEC5", "#B0BEC5", "#B0BEC5", "#B0BEC5", "#B0BEC5", "#B0BEC5", "#B0BEC5", "#B0BEC5", "#B0BEC5", "#B0BEC5", "#B0BEC5", "#B0BEC5", "#B0BEC5", "#B0BEC5", "#B0BEC5", "#B0BEC5", "#B0BEC5", "#B0BEC5", "red", "#B0BEC5", "#B0BEC5", "#B0BEC5", "#B0BEC5"]]}], "label": "Topic 44", "method": "update"}, {"args": [{"marker.color": [["#B0BEC5", "#B0BEC5", "#B0BEC5", "#B0BEC5", "#B0BEC5", "#B0BEC5", "#B0BEC5", "#B0BEC5", "#B0BEC5", "#B0BEC5", "#B0BEC5", "#B0BEC5", "#B0BEC5", "#B0BEC5", "#B0BEC5", "#B0BEC5", "#B0BEC5", "#B0BEC5", "#B0BEC5", "#B0BEC5", "#B0BEC5", "#B0BEC5", "#B0BEC5", "#B0BEC5", "#B0BEC5", "#B0BEC5", "#B0BEC5", "#B0BEC5", "#B0BEC5", "#B0BEC5", "#B0BEC5", "#B0BEC5", "#B0BEC5", "#B0BEC5", "#B0BEC5", "#B0BEC5", "#B0BEC5", "#B0BEC5", "#B0BEC5", "#B0BEC5", "#B0BEC5", "#B0BEC5", "#B0BEC5", "#B0BEC5", "#B0BEC5", "red", "#B0BEC5", "#B0BEC5", "#B0BEC5"]]}], "label": "Topic 45", "method": "update"}, {"args": [{"marker.color": [["#B0BEC5", "#B0BEC5", "#B0BEC5", "#B0BEC5", "#B0BEC5", "#B0BEC5", "#B0BEC5", "#B0BEC5", "#B0BEC5", "#B0BEC5", "#B0BEC5", "#B0BEC5", "#B0BEC5", "#B0BEC5", "#B0BEC5", "#B0BEC5", "#B0BEC5", "#B0BEC5", "#B0BEC5", "#B0BEC5", "#B0BEC5", "#B0BEC5", "#B0BEC5", "#B0BEC5", "#B0BEC5", "#B0BEC5", "#B0BEC5", "#B0BEC5", "#B0BEC5", "#B0BEC5", "#B0BEC5", "#B0BEC5", "#B0BEC5", "#B0BEC5", "#B0BEC5", "#B0BEC5", "#B0BEC5", "#B0BEC5", "#B0BEC5", "#B0BEC5", "#B0BEC5", "#B0BEC5", "#B0BEC5", "#B0BEC5", "#B0BEC5", "#B0BEC5", "red", "#B0BEC5", "#B0BEC5"]]}], "label": "Topic 46", "method": "update"}, {"args": [{"marker.color": [["#B0BEC5", "#B0BEC5", "#B0BEC5", "#B0BEC5", "#B0BEC5", "#B0BEC5", "#B0BEC5", "#B0BEC5", "#B0BEC5", "#B0BEC5", "#B0BEC5", "#B0BEC5", "#B0BEC5", "#B0BEC5", "#B0BEC5", "#B0BEC5", "#B0BEC5", "#B0BEC5", "#B0BEC5", "#B0BEC5", "#B0BEC5", "#B0BEC5", "#B0BEC5", "#B0BEC5", "#B0BEC5", "#B0BEC5", "#B0BEC5", "#B0BEC5", "#B0BEC5", "#B0BEC5", "#B0BEC5", "#B0BEC5", "#B0BEC5", "#B0BEC5", "#B0BEC5", "#B0BEC5", "#B0BEC5", "#B0BEC5", "#B0BEC5", "#B0BEC5", "#B0BEC5", "#B0BEC5", "#B0BEC5", "#B0BEC5", "#B0BEC5", "#B0BEC5", "#B0BEC5", "red", "#B0BEC5"]]}], "label": "Topic 47", "method": "update"}, {"args": [{"marker.color": [["#B0BEC5", "#B0BEC5", "#B0BEC5", "#B0BEC5", "#B0BEC5", "#B0BEC5", "#B0BEC5", "#B0BEC5", "#B0BEC5", "#B0BEC5", "#B0BEC5", "#B0BEC5", "#B0BEC5", "#B0BEC5", "#B0BEC5", "#B0BEC5", "#B0BEC5", "#B0BEC5", "#B0BEC5", "#B0BEC5", "#B0BEC5", "#B0BEC5", "#B0BEC5", "#B0BEC5", "#B0BEC5", "#B0BEC5", "#B0BEC5", "#B0BEC5", "#B0BEC5", "#B0BEC5", "#B0BEC5", "#B0BEC5", "#B0BEC5", "#B0BEC5", "#B0BEC5", "#B0BEC5", "#B0BEC5", "#B0BEC5", "#B0BEC5", "#B0BEC5", "#B0BEC5", "#B0BEC5", "#B0BEC5", "#B0BEC5", "#B0BEC5", "#B0BEC5", "#B0BEC5", "#B0BEC5", "red"]]}], "label": "Topic 48", "method": "update"}]}], "title": {"font": {"color": "Black", "size": 22}, "text": "<b>Intertopic Distance Map</b>", "x": 0.5, "xanchor": "center", "y": 0.95, "yanchor": "top"}, "width": 650, "xaxis": {"anchor": "y", "domain": [0, 1], "range": [-8.737, 10.75], "title": {"text": ""}, "visible": false}, "yaxis": {"anchor": "x", "domain": [0, 1], "range": [-8.408, 17.48], "title": {"text": ""}, "visible": false}}}
